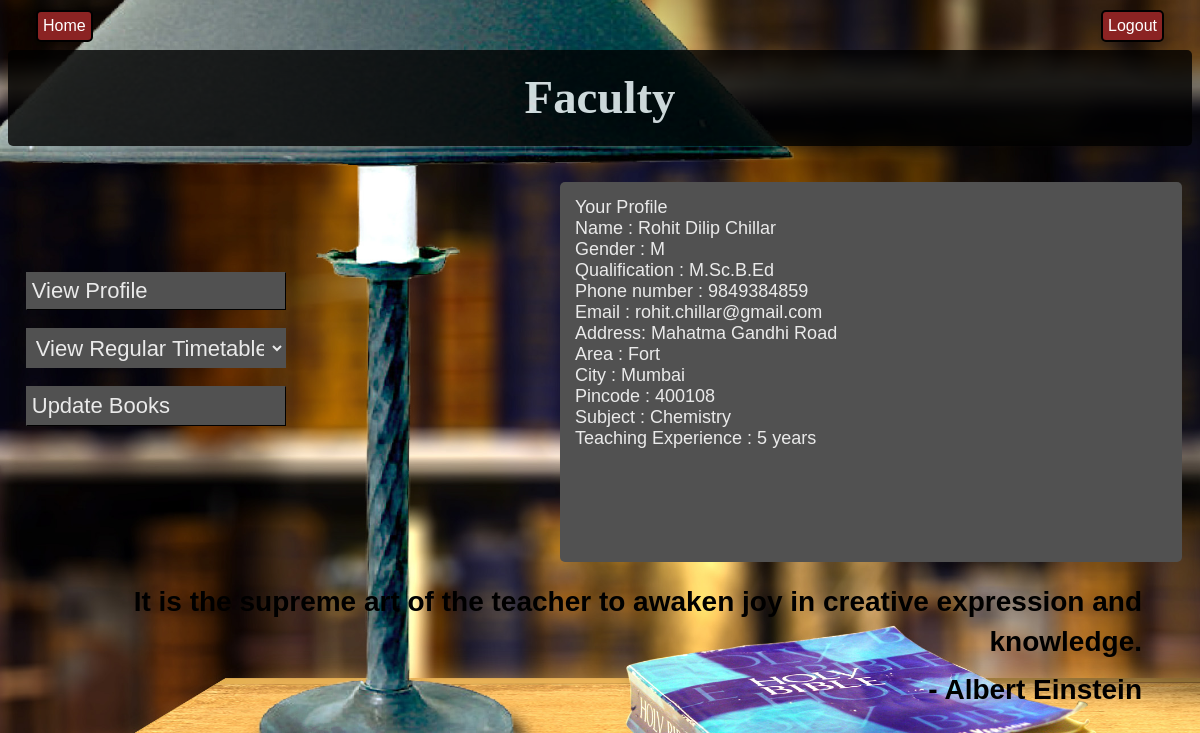
The app's page /faculty_profile.php (signed in) with its own data.
### tables this page shows
CREATE TABLE `faculty` (
  `Login_ID` varchar(10) NOT NULL,
  `First_Name` char(20) NOT NULL,
  `Middle_Name` char(20) NOT NULL,
  `Surname` char(20) NOT NULL,
  `Birthdate` varchar(10) NOT NULL,
  `Gender` char(1) NOT NULL,
  `Qualification` char(20) NOT NULL,
  `Teaching_exp` int(2) NOT NULL,
  `Phone_No` bigint(11) NOT NULL,
  `Email_Id` varchar(40) NOT NULL,
  `Address1` varchar(100) NOT NULL,
  `Area` char(20) NOT NULL,
  `City` char(20) NOT NULL,
  `Pincode` int(6) NOT NULL,
  `Subject` char(20) NOT NULL
);

### faculty_profile.php (the view, shortened to what this page needs)
<!DOCTYPE html>
<html>
	<head>
    <link type="text/css" rel="stylesheet" href="n_admin_2.css"/>
	</head>
	<body class="custom-background">
	<div id="navbar" >
    			           <input type=button id="home" value="Home" onclick="self.location='n_faculty_homepage.htm'" />
    			           <input type=button id="logout" value="Logout" onclick="self.location='logout.php'" />
			</div>
			<div id="header1">
			<h3>Faculty</h3>
                        </div>
                        <br><br>
                        <div id="transaction">
                        <br><br><br>  <br><br>
                             <form action="faculty_profile.php" >
                             <input type=button name="profile" class="list" value= "View Profile" onclick = "self.location='faculty_profile.php' "/><br><br>
                             </form>
                             <select class="list" onchange="javascript:handleSelect(this)" >
                                  <option type=button name="timetable" value="" class="list" selected font-align="center" >View Regular Timetable</option>
                             </select>
                             <br><br>
                             <input type=button name="books" class="list" value= "Update Books" onclick="self.location = 'update_books.php' " />
                             <br><br>
                        </div>
                        <br><br>
                        <div id="matter" class="list1">
<?php
require 'connect.inc.php';
   $Login_ID = $_SESSION["Login_ID"];
				echo "Your Profile<br>";
				$query_profile = "SELECT * FROM `faculty` WHERE `Login_ID`='$Login_ID'";
		$query_run = mysqli_query($conn,$query_profile);
		if($query_run)
		{
			if($query_run->num_rows == 0)
			  {
				  echo "No results<br>";
			  }
			else
			{
				while($query_row = mysqli_fetch_assoc($query_run))
				{
				$First_Name = $query_row["First_Name"];
				$Middle_Name = $query_row["Middle_Name"];
				$Surname = $query_row["Surname"];
				$Gender = $query_row["Gender"];
				$Qualification = $query_row["Qualification"];
				$Teaching_Exp = $query_row["Teaching_exp"];
				$Phone_No = $query_row["Phone_No"];
				$Email_Id = $query_row["Email_Id"];
				$Address1 = $query_row["Address1"];
				$Area = $query_row["Area"];
				$City = $query_row["City"];
				$Pincode = $query_row["Pincode"];
				$Subject = $query_row["Subject"];
				echo "Name : ".$First_Name."  " . $Middle_Name."  ". $Surname."<br>";
				echo "Gender : ".$Gender."<br>";
				echo "Qualification : ".$Qualification."<br>";
				echo "Phone number : ".$Phone_No ."<br>";
				echo "Email : ".$Email_Id ."<br>";
				echo "Address: ".$Address1 ."<br>";
				echo "Area : ".$Area ."<br>";
				echo "City : ".$City ."<br>";
				echo "Pincode : ".$Pincode ."<br>";
				echo "Subject : ".$Subject ."<br>";
				echo "Teaching Experience : ".$Teaching_Exp ."  years"."<br>";
				}
			}
		}
?>
      </div>
       <div id="footer">
                        <p class="quote">It is the supreme art of the teacher to awaken joy in creative expression and knowledge.</p>
                        <p class="quote1">- Albert Einstein</p>
       </div>
	</body>
</html>

### n_admin_2.css (style rules this page uses)
body.custom-background { background-image: url("placeholder.jpg"); background-size: 100%; background-repeat: no-repeat; background-position: center center fixed; overflow-y: scroll; -webkit-background-size: cover; -moz-background-size: cover; -o-background-size: cover; }
#home { position: fixed; left: 3%; display: inline; text-align: left; border: 2px solid #000000; font-family: Futura, Tahoma, sans-serif; color: #ffffff; padding: 5px; border-radius: 5px 5px; background-color: #8B2323; font-size: 16px; }
#logout { position: fixed; right: 3%; display: inline; text-align: right; border: 2px solid #000000; font-family: Futura, Tahoma, sans-serif; color: #ffffff; padding: 5px; border-radius: 5px 5px; background-color: #8B2323; font-size: 16px; }
#navbar { position: fixed; top:10px; left:50%; }
#header1 { margin-top:50px; width:device-width; background-color:#000000; opacity:0.8; font-weight:bold; font-size: 40px; color:white; text-align:center; border-radius: 5px; padding-top:0.5px; line-height: 1px; padding-bottom:1px; }
#transaction { position: relative; top:1.5%; left: 1.5%; margin-right:500px; height: 400px; width: 40%; float: left; border-color:#000000; }
#matter { position:relative; top: -400px; border-radius: 5px; right: 10px; height:350px; width: 50%; float: right; border-color:#000000; }
.list { border-color: #515151; border-width: 1px; padding: 5px; width: 55%; height: 10%; font-size: 22px; background-color:#515151; text-align: left; color: #EAEAEA; }
.list1 { font-family: Helvetica; border-color: #515151; border-width: 1px; padding: 15px; width: 70%; height: 90%; font-size: 18px; background-color:#515151; text-align: left; color: #EAEAEA; overflow-y:scroll; }
#footer { clear: both; position: relative; top: -390px; line-height: 40px; }
p.quote { position: relative; top: 10px; padding-right: 50px; font-weight: bold; font-family: Helvetica; text-align: right; font-size:28px; color: #000000; }
p.quote1 { position: relative; top: -10px; padding-right: 50px; font-weight: bold; font-family: Helvetica; text-align: right; font-size:28px; color: #000000; }

### records on screen
faculty: First_Name "Rohit", Middle_Name "Dilip", Surname "Chillar", Gender "M", Qualification "M.Sc.B.Ed", Phone_No "9849384859", Email_Id "rohit.chillar@gmail.com", Address1 "Mahatma Gandhi Road", Area "Fort", City "Mumbai", Pincode "400108", Subject "Chemistry", Teaching_exp "5"
